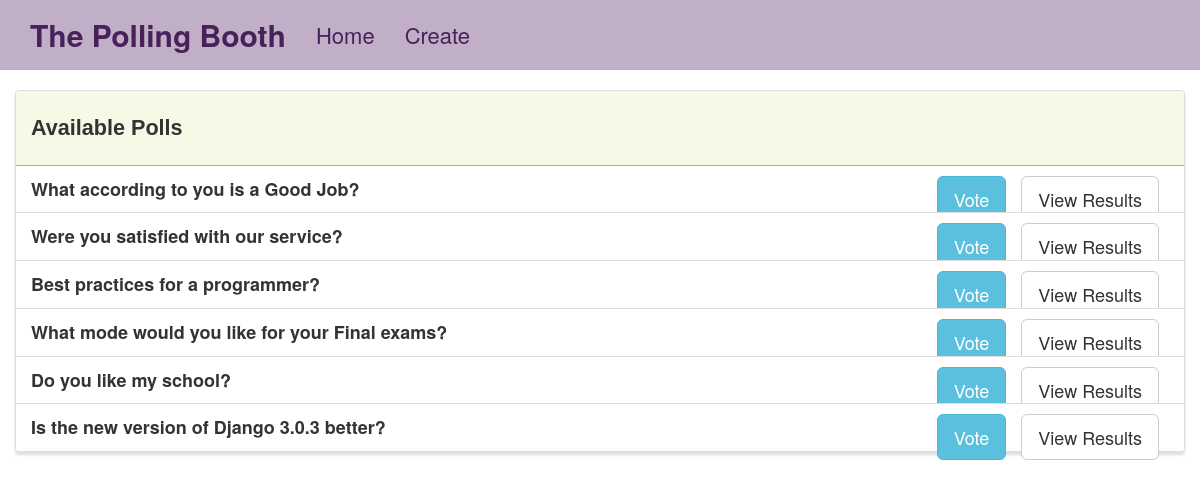
The page / on the database its author committed.
### poll/models.py (models this page shows, shortened)
class Poll(models.Model):
    question = models.TextField()
    option_one = models.CharField(max_length=30)
    option_two = models.CharField(max_length=30)
    option_three = models.CharField(max_length=30)
    option_one_count = models.IntegerField(default=0)
    option_two_count = models.IntegerField(default=0)
    option_three_count = models.IntegerField(default=0)

### poll/views.py (the view)
# urls.py: 2. Add a URL to urlpatterns:  path('', views.home, name='home')
def home(request):
    polls = Poll.objects.all()
    context = {
        'polls':polls
        }
    return render(request, 'poll/home.html', context)

### poll/templates/poll/home.html (shortened to what this page needs)
{% extends "poll/base.html" %}
{% block main %}
<div class="row">
        <div class="panel panel-default">
            <div class="panel-heading">
                <h3 class="panel-title">Available Polls</h3>
            </div>
            <ul class="list-group">
                {% for poll in polls %}
                <li class="list-group-item">
                    <strong>{{ poll.question }}</strong>
                    <span class="pull-right">
                        <a href="{% url 'vote' poll.id%}" class="btn btn-info btn-lg">Vote</a> &nbsp;
                        <a href="{% url 'results' poll.id%}" class="btn btn-default btn-lg">View Results</a> &nbsp;
                    </span>
                </li>
                {% endfor %}
            </ul>
        </div>
</div>
{% endblock %}

### poll/static/style.css (style rules this page uses)
.panel-default > .panel-heading { color: #333; background-color: rgba(245, 245, 220, .7); border-color: rgba(119, 119, 108, 0.6); font-size: large; }
.panel { margin-top: 20px; box-shadow: 0px 3px 3px 0px #ddd; }
.panel-title { font-weight: bolder; font-size: larger; padding-top: 15px; padding-bottom: 15px; font-family: Arial, Helvetica, sans-serif; font: outline; }
.list-group-item { font-size: large; }

### rows shown on the page
Poll: question "What according to you is a Good Job?"
Poll: question "Were you satisfied with our service?"
Poll: question "Best practices for a programmer?"
Poll: question "What mode would you like for your Final exams?"
Poll: question "Do you like my school?"
Poll: question "Is the new version of Django 3.0.3 better?"
